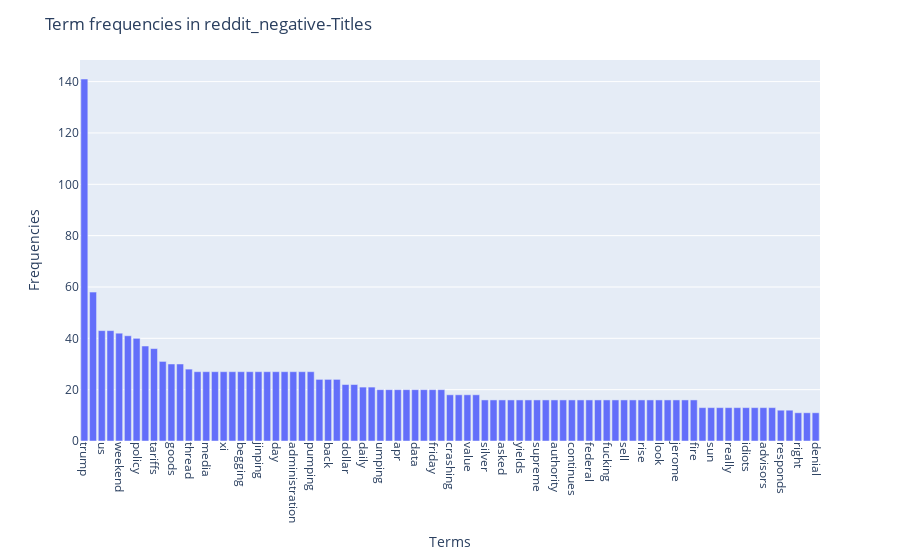
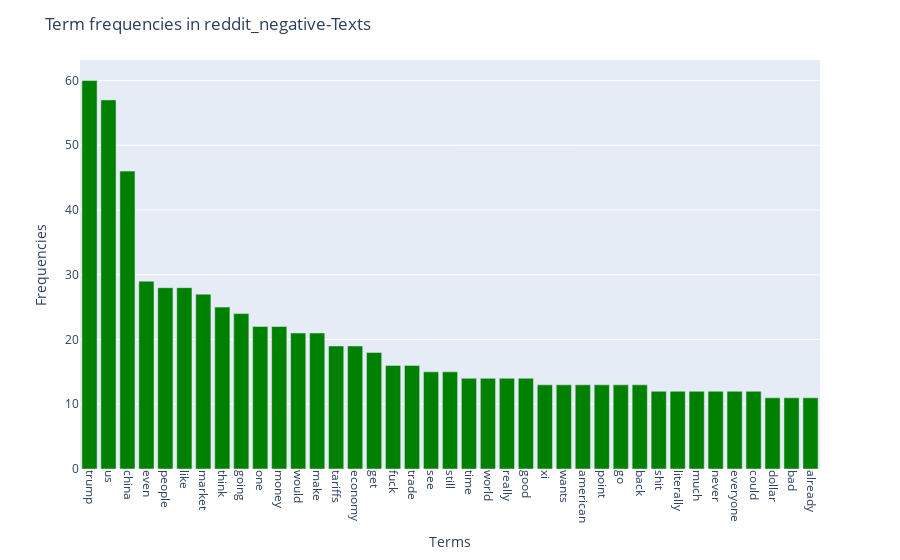

Here is the notebook cell these charts were saved with, in order:
### Code cell
get_freq_plt(reddit_negative, 'Term frequencies in reddit_negative')

### Figure 1 — Plotly figure (JSON) as saved in the notebook; plotly's stock layout.template omitted (floating-point values rounded to 4 significant figures)
{"data": [{"hovertemplate": "x=%{x}<br>y=%{y}<extra></extra>", "legendgroup": "", "marker": {"color": "#636efa", "pattern": {"shape": ""}}, "name": "", "orientation": "v", "showlegend": false, "textposition": "auto", "type": "bar", "x": ["trump", "china", "us", "president", "weekend", "discussion", "policy", "tariff", "tariffs", "stock", "goods", "one", "thread", "making", "media", "sitting", "xi", "social", "begging", "call", "jinping", "decision", "day", "quickly", "administration", "feel", "pumping", "stocks", "back", "treasuries", "dollar", "market", "daily", "april", "umping", "allies", "apr", "shows", "data", "fundamentals", "friday", "ot", "crashing", "raises", "value", "breaking", "silver", "chair", "asked", "year", "yields", "treasury", "supreme", "awful", "authority", "campaign", "continues", "everywhere", "federal", "misinformation", "fucking", "seeing", "sell", "reserve", "rise", "powell", "look", "led", "jerome", "court", "fire", "well", "sun", "surrounded", "really", "launch", "idiots", "bunch", "advisors", "economic", "responds", "imported", "right", "complete", "denial"], "xaxis": "x", "y": [141, 58, 43, 43, 42, 41, 40, 37, 36, 31, 30, 30, 28, 27, 27, 27, 27, 27, 27, 27, 27, 27, 27, 27, 27, 27, 27, 24, 24, 24, 22, 22, 21, 21, 20, 20, 20, 20, 20, 20, 20, 20, 18, 18, 18, 18, 16, 16, 16, 16, 16, 16, 16, 16, 16, 16, 16, 16, 16, 16, 16, 16, 16, 16, 16, 16, 16, 16, 16, 16, 16, 13, 13, 13, 13, 13, 13, 13, 13, 13, 12, 12, 11, 11, 11], "yaxis": "y"}], "layout": {"barmode": "relative", "legend": {"tracegroupgap": 0}, "margin": {"t": 60}, "title": {"text": "Term frequencies in reddit_negative-Titles"}, "xaxis": {"anchor": "y", "domain": [0, 1], "tickangle": 90, "title": {"text": "Terms"}}, "yaxis": {"anchor": "x", "domain": [0, 1], "title": {"text": "Frequencies"}}}}

### Figure 2 — Plotly figure (JSON) as saved in the notebook; plotly's stock layout.template omitted (floating-point values rounded to 4 significant figures)
{"data": [{"hovertemplate": "x=%{x}<br>y=%{y}<extra></extra>", "legendgroup": "", "marker": {"color": "green", "pattern": {"shape": ""}}, "name": "", "orientation": "v", "showlegend": false, "textposition": "auto", "type": "bar", "x": ["trump", "us", "china", "even", "people", "like", "market", "think", "going", "one", "money", "would", "make", "tariffs", "economy", "get", "fuck", "trade", "see", "still", "time", "world", "really", "good", "xi", "wants", "american", "point", "go", "back", "shit", "literally", "much", "never", "everyone", "could", "dollar", "bad", "already"], "xaxis": "x", "y": [60, 57, 46, 29, 28, 28, 27, 25, 24, 22, 22, 21, 21, 19, 19, 18, 16, 16, 15, 15, 14, 14, 14, 14, 13, 13, 13, 13, 13, 13, 12, 12, 12, 12, 12, 12, 11, 11, 11], "yaxis": "y"}], "layout": {"barmode": "relative", "legend": {"tracegroupgap": 0}, "margin": {"t": 60}, "title": {"text": "Term frequencies in reddit_negative-Texts"}, "xaxis": {"anchor": "y", "domain": [0, 1], "tickangle": 90, "title": {"text": "Terms"}}, "yaxis": {"anchor": "x", "domain": [0, 1], "title": {"text": "Frequencies"}}}}
